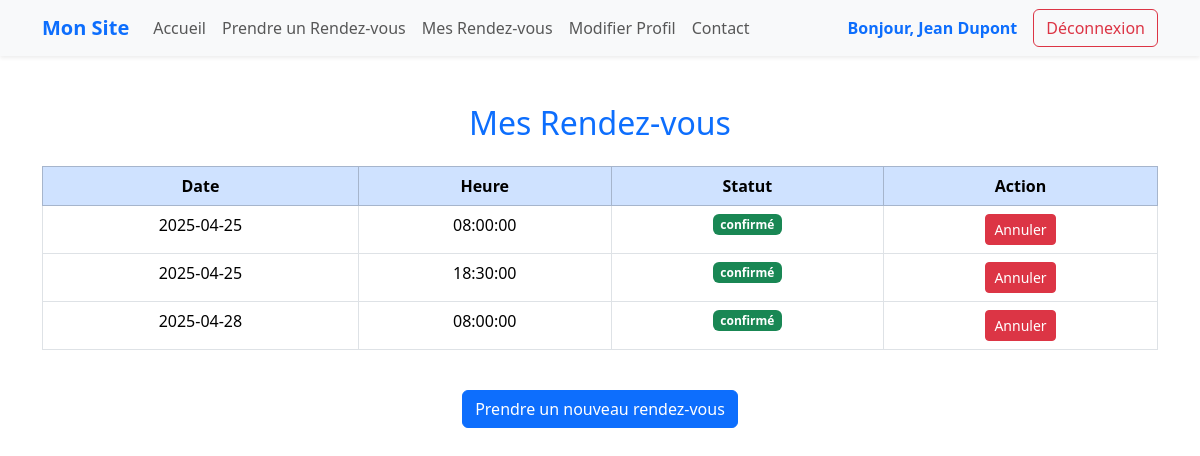
Page /mes_rdv.php (signed in) on the committed database.
### tables this page shows
CREATE TABLE `rendez_vous` (
  `id` int NOT NULL,
  `utilisateur_id` int NOT NULL,
  `date_rdv` date NOT NULL,
  `heure_rdv` time NOT NULL,
  `statut` enum('confirmé','annulé','en attente') DEFAULT 'en attente'
);

### mes_rdv.php (the view, shortened to what this page needs)
<?php
require 'config.php';
$recupRdv = $bdd->prepare("SELECT * FROM rendez_vous WHERE utilisateur_id = ? ORDER BY date_rdv, heure_rdv");
$recupRdv->execute(array($_SESSION['id']));
require 'navbar.php';
?>
<!DOCTYPE html>
<html lang="fr">
<head>
    <link href="https://cdn.jsdelivr.net/npm/bootstrap@5.3.3/dist/css/bootstrap.min.css" rel="stylesheet">
    <link rel="stylesheet" href="assets/css/style.css">
</head>
<body>
    <div class="container mt-5">
        <h2 class="mb-4 text-primary text-center">Mes Rendez-vous</h2>
        <div class="table-responsive">
            <table class="table table-bordered table-hover text-center">
                <thead class="table-primary">
                    <tr>
                        <th>Date</th>
                        <th>Heure</th>
                        <th>Statut</th>
                        <th>Action</th>
                    </tr>
                </thead>
                <tbody>
                    <?php while ($rdv = $recupRdv->fetch()) { ?>
                        <tr>
                            <td><?= htmlspecialchars($rdv['date_rdv']) ?></td>
                            <td><?= htmlspecialchars($rdv['heure_rdv']) ?></td>
                            <td>
                                <span class="badge
                                    <?= ($rdv['statut'] == 'confirmé') ? 'bg-success' : 'bg-warning' ?>">
                                    <?= htmlspecialchars($rdv['statut']) ?>
                                </span>
                            </td>
                            <td>
                                <a href="annuler_rdv.php?id=<?= $rdv['id'] ?>" class="btn btn-danger btn-sm"
                                    onclick="return confirm('Êtes-vous sûr de vouloir annuler ce rendez-vous ?');">
                                    Annuler
                                </a>
                            </td>
                        </tr>
                    <?php } ?>
                </tbody>
            </table>
        </div>
        <div class="text-center mt-4">
            <a href="prise_rdv.php" class="btn btn-primary">Prendre un nouveau rendez-vous</a>
        </div>
    </div>
</body>
</html>

### navbar.php (shortened to what this page needs)
<nav class="navbar navbar-expand-lg navbar-light bg-light shadow-sm">
    <div class="container">
        <a class="navbar-brand text-primary fw-bold" href="index.php">Mon Site</a>
        <div class="collapse navbar-collapse" id="navbarNav">
            <?php if (isset($_SESSION['id']) && isset($_SESSION['prenom']) && isset($_SESSION['nom'])) { ?>
            <ul class="navbar-nav me-auto">
                <li class="nav-item"><a class="nav-link" href="index.php">Accueil</a></li>
                <li class="nav-item"><a class="nav-link" href="prise_rdv.php">Prendre un Rendez-vous</a></li>
                <li class="nav-item"><a class="nav-link" href="mes_rdv.php">Mes Rendez-vous</a></li>
                <li class="nav-item"><a class="nav-link" href="modifier_profil.php">Modifier Profil</a></li>
                <li class="nav-item"><a class="nav-link" href="contact.php">Contact</a></li>
            </ul>
                <div class="d-flex align-items-center">
                    <span class="me-3 fw-bold text-primary">Bonjour, <?php echo htmlspecialchars($_SESSION['prenom']) . ' ' . $_SESSION['nom']; ?></span>
                    <a href="logout.php" class="btn btn-outline-danger">Déconnexion</a>
                </div>
            <?php } else { ?>
                <a href="connexion.php" class="btn btn-primary me-2">Connexion</a>
                <a href="inscription.php" class="btn btn-outline-primary">Inscription</a>
            <?php } ?>
        </div>
    </div>
</nav>

### rows in the picture
rendez_vous: date_rdv "2025-04-25", heure_rdv "08:00:00", statut "confirmé"
rendez_vous: date_rdv "2025-04-25", heure_rdv "18:30:00", statut "confirmé"
rendez_vous: date_rdv "2025-04-28", heure_rdv "08:00:00", statut "confirmé"

### other values in the picture
$_SESSION['prenom'] "Jean"
$_SESSION['nom'] "Dupont"
